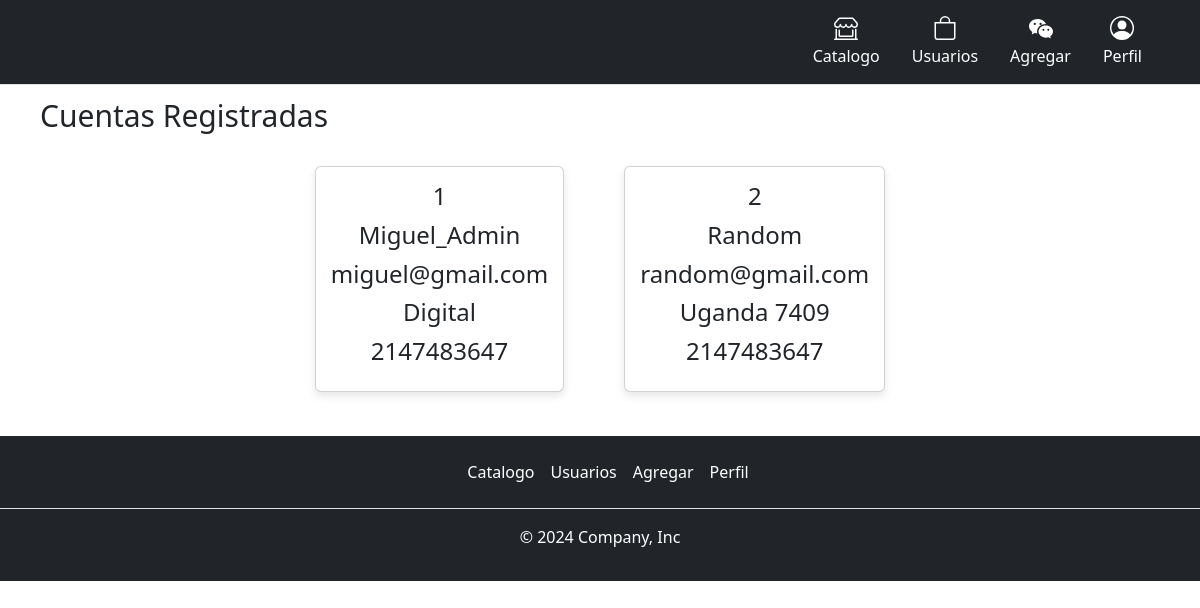
Screenshot of /PerfilAdmin/usuarios.php with the database file from the repository.
### tables this page shows
CREATE TABLE `cliente` (
  `id_Cliente` int(11) NOT NULL,
  `nombre` varchar(100) NOT NULL,
  `password` varchar(255) NOT NULL,
  `direccion` varchar(100) NOT NULL,
  `telefono` int(11) NOT NULL,
  `correo` varchar(255) DEFAULT NULL,
  `created_at` timestamp NOT NULL DEFAULT current_timestamp()
);

### PerfilAdmin/usuarios.php (the view, shortened to what this page needs)
<?php
include('../conexion/conexion.php');
?>
<!DOCTYPE html>
<html lang="en">
<head>
    <link rel="stylesheet" href="styleUsuarios.css">
    <link href="https://cdn.jsdelivr.net/npm/bootstrap@5.3.3/dist/css/bootstrap.min.css" rel="stylesheet">
</head>
<body>
  <?php include("header.php") ?>
  <div class="text">Cuentas Registradas</div>
        <div class="card-container">
            <?php
                $sql = "SELECT * FROM cliente";
                $result = $conn->query($sql);
                if ($result->num_rows > 0) {
                    while($row = $result->fetch_assoc()) {
                        echo "<form action='' method='POST' class='card'>";
                        echo "<h2>" . $row['id_Cliente'] . "</h2>";
                        echo "<h2 >" . $row['nombre'] . "</h2>";
                        echo "<h2 >" . $row['correo'] . "</h2>";
                        echo "<h2>" . $row['direccion'] . "</h2>";
                        echo "<h2>" . $row['telefono'] . "</h2>";
                        echo "</form>";
                    }
                } else {
                    echo "<tr><td colspan='4'>No products found</td></tr>";
                }
                ?>
        </div>
  <?php include("footer.php") ?>
</body>
</html>

### PerfilAdmin/styleUsuarios.css (style rules this page uses)
.card-container { display: flex; flex-wrap: wrap; gap: 20px; justify-content: center; }
.card { background-color: #fff; border-radius: 8px; box-shadow: 0 4px 8px rgba(0, 0, 0, 0.1); overflow: hidden; width: auto; height: 500px; padding: 15px; margin: 20px; text-align: center; }
.card h2 { font-size: 1.5em; margin: 0 0 10px 0; }
.text { font-size: 30px; font-weight: 500; color: var(--text-color); padding: 8px 40px; }

### rows the page displays
cliente: id_Cliente "1", nombre "Miguel_Admin", correo "miguel@gmail.com", direccion "Digital", telefono "2147483647"
cliente: id_Cliente "2", nombre "Random", correo "random@gmail.com", direccion "Uganda 7409", telefono "2147483647"
